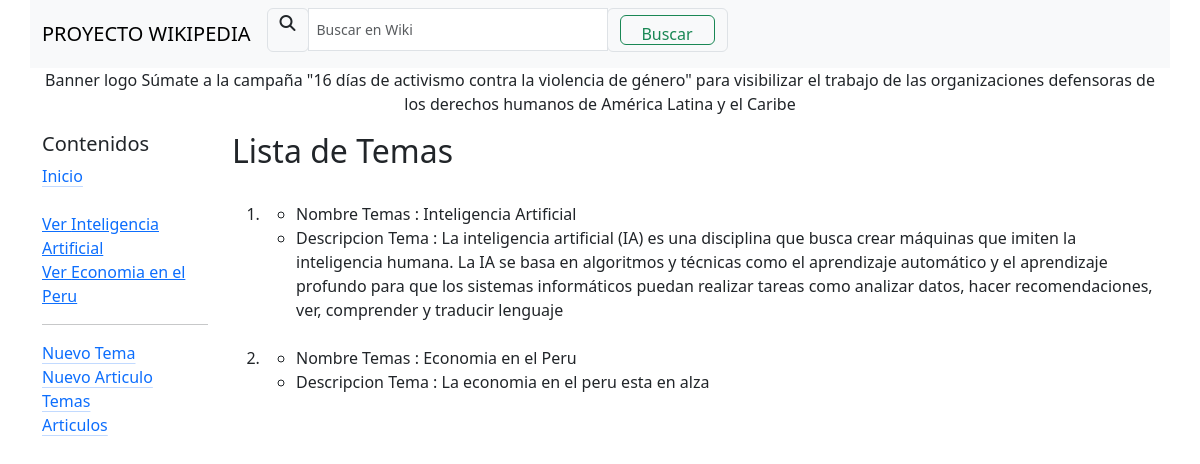
The app's page /temas with its own data.
### wikiApp/models.py (models this page shows)
class temaWiki(models.Model):
    nombreTema = models.CharField(max_length=128,null=True,blank=True)
    descripcionTema = models.CharField(max_length=512,null=True,blank=True)

### wikiApp/views.py (the view)
# urls.py: path('temas',views.temas,name='temas'),
def temas(request):
    temasTotales = temaWiki.objects.all()
    return render(request,'temas.html',{
        'temasTotales':temasTotales,
        'articulosSistema':articuloWiki.objects.all(),
        'temaSistema':temaWiki.objects.all()
    })

### wikiApp/templates/temas.html (shortened to what this page needs)
{% extends "layout.html" %}
{% block contenido %}
    <h2>Lista de Temas</h2>
    <ol>
        {% for temaInfo in temasTotales %}
        <br>
        <li>
            <ul>
                <li>Nombre Temas : {{ temaInfo.nombreTema }}</li>
                <li>Descripcion Tema : {{ temaInfo.descripcionTema }}</li>
            </ul>
        </li>
        {% endfor %}
    </ol>
{% endblock %}

### wikiApp/templates/layout.html (shortened to what this page needs)
<!DOCTYPE html>
<html lang="en">
<head>
    <link href="https://cdn.jsdelivr.net/npm/bootstrap@5.3.0/dist/css/bootstrap.min.css" rel="stylesheet">
    <link rel="stylesheet" href="https://cdnjs.cloudflare.com/ajax/libs/font-awesome/6.3.0/css/all.min.css" />
</head>
<body>
    <div class="container">
        <div class="row">
            <nav class="navbar navbar-expand-lg navbar-light bg-light">
                <div class="container-fluid">
                    <a class="navbar-brand" href="#">PROYECTO WIKIPEDIA</a>
                    <div class="collapse navbar-collapse" id="navbarScroll">
                        <div class="col-auto">
                            <div class="input-group mb-2">
                                <div class="input-group-prepend">
                                    <div class="input-group-text">
                                        <i class="fa-solid fa-magnifying-glass" style="height: 30px;"></i>
                                    </div>
                                </div>
                                <input type="text" class="form-control form-control-sm" placeholder="Buscar en Wiki" style="width: 300px; height: 43px;">
                                <div class="input-group-prepend">
                                    <div class="input-group-text">
                                        <button class="btn btn-outline-success" type="submit" style="width: 95px; height: 30px;">Buscar</button>
                                    </div>
                                </div>
                            </div>
                        </div>
                    </div>
                </div>
            </nav>
        </div>
        <div class="row">
            <p class="text-center">
            Banner logo
            Súmate a la campaña "16 días de activismo contra la violencia de género" para visibilizar el trabajo de las organizaciones defensoras de los derechos humanos de América Latina y el Caribe
            </p>
        </div>
        <div class="row">
            <div class="col-2">
                <h5>Contenidos</h5>
                <div>
                    <a href="{% url 'wikiApp:principal' %}" class="link-primary link-offset-2 link-underline-opacity-25 link-underline-opacity-100-hover">Inicio</a>
                </div>
                <div>
                    <br>
                    {% for temaInfo in temaSistema %}
                    <div>
                        <a href="{% url 'wikiApp:verTema' temaInfo.id %}">Ver {{ temaInfo.nombreTema }}</a>
                    </div>
                    {% endfor %}
                </div>
                <div>
                    <hr>
                </div>
                <div>
                    <a href="{% url 'wikiApp:nuevoTema' %}" class="link-primary link-offset-2 link-underline-opacity-25 link-underline-opacity-100-hover">Nuevo Tema</a>
                </div>
                <div>
                    <a href="{% url 'wikiApp:nuevoArticulo' %}" class="link-primary link-offset-2 link-underline-opacity-25 link-underline-opacity-100-hover">Nuevo Articulo</a>
                </div>
                <div>
                    <a href="{% url 'wikiApp:temas' %}" class="link-primary link-offset-2 link-underline-opacity-25 link-underline-opacity-100-hover">Temas</a>
                </div>
                <div>
                    <a href="{% url 'wikiApp:articulos' %}" class="link-primary link-offset-2 link-underline-opacity-25 link-underline-opacity-100-hover">Articulos</a>
                </div>
            </div>
            <div class="col-10">
                {% block contenido %}
                {% endblock %}
            </div>
        </div>
    </div>
</body>
</html>

### records on screen
temaWiki: nombreTema "Inteligencia Artificial", descripcionTema "La inteligencia artificial (IA) es una disciplina que busca crear máquinas que imiten la inteligencia humana. La IA se basa en algoritmos y técnicas como el aprendizaje automático y el aprendizaje profundo para que los sistemas informáticos puedan realizar tareas como analizar datos, hacer recomendaciones, ver, comprender y traducir lenguaje"
temaWiki: nombreTema "Economia en el Peru", descripcionTema "La economia en el peru esta en alza"
